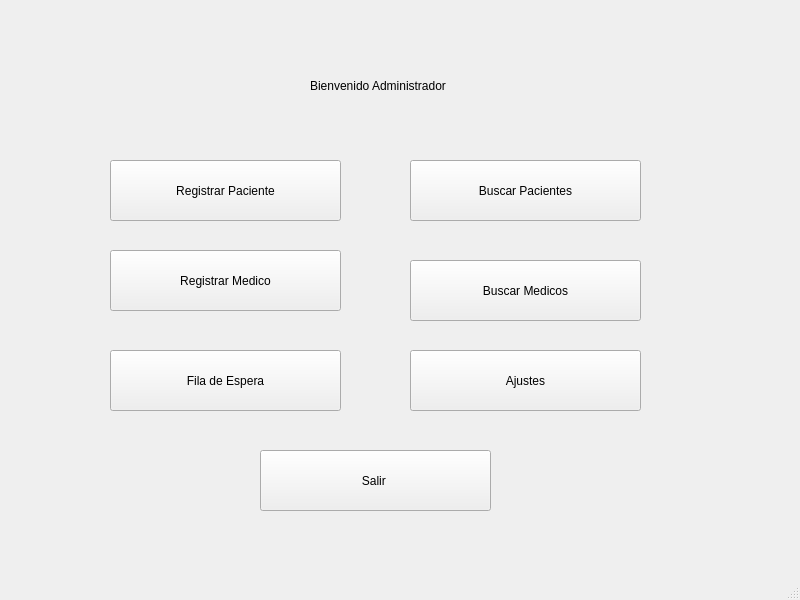
<?xml version="1.0" encoding="UTF-8"?>
<ui version="4.0">
 <class>MainMenu</class>
 <widget class="QMainWindow" name="MainMenu">
  <property name="geometry">
   <rect>
    <x>0</x>
    <y>0</y>
    <width>800</width>
    <height>600</height>
   </rect>
  </property>
  <property name="windowTitle">
   <string>MainMenu</string>
  </property>
  <widget class="QWidget" name="centralwidget">
   <widget class="QLabel" name="label">
    <property name="geometry">
     <rect>
      <x>-30</x>
      <y>-120</y>
      <width>1141</width>
      <height>821</height>
     </rect>
    </property>
    <property name="text">
     <string/>
    </property>
    <property name="pixmap">
     <pixmap>../../Pictures/Screenshots/Captura de pantalla 2025-06-02 135404.png</pixmap>
    </property>
    <property name="scaledContents">
     <bool>true</bool>
    </property>
   </widget>
   <widget class="QPushButton" name="pushButton">
    <property name="geometry">
     <rect>
      <x>110</x>
      <y>160</y>
      <width>231</width>
      <height>61</height>
     </rect>
    </property>
    <property name="text">
     <string>Registrar Paciente</string>
    </property>
   </widget>
   <widget class="QPushButton" name="pushButton_2">
    <property name="geometry">
     <rect>
      <x>110</x>
      <y>250</y>
      <width>231</width>
      <height>61</height>
     </rect>
    </property>
    <property name="text">
     <string>Registrar Medico</string>
    </property>
   </widget>
   <widget class="QPushButton" name="pushButton_3">
    <property name="geometry">
     <rect>
      <x>110</x>
      <y>350</y>
      <width>231</width>
      <height>61</height>
     </rect>
    </property>
    <property name="text">
     <string>Fila de Espera</string>
    </property>
   </widget>
   <widget class="QPushButton" name="pushButton_4">
    <property name="geometry">
     <rect>
      <x>260</x>
      <y>450</y>
      <width>231</width>
      <height>61</height>
     </rect>
    </property>
    <property name="text">
     <string>Salir </string>
    </property>
   </widget>
   <widget class="QPushButton" name="pushButton_5">
    <property name="geometry">
     <rect>
      <x>410</x>
      <y>350</y>
      <width>231</width>
      <height>61</height>
     </rect>
    </property>
    <property name="text">
     <string>Ajustes</string>
    </property>
   </widget>
   <widget class="QPushButton" name="pushButton_6">
    <property name="geometry">
     <rect>
      <x>410</x>
      <y>260</y>
      <width>231</width>
      <height>61</height>
     </rect>
    </property>
    <property name="text">
     <string>Buscar Medicos</string>
    </property>
   </widget>
   <widget class="QPushButton" name="pushButton_7">
    <property name="geometry">
     <rect>
      <x>410</x>
      <y>160</y>
      <width>231</width>
      <height>61</height>
     </rect>
    </property>
    <property name="text">
     <string>Buscar Pacientes</string>
    </property>
   </widget>
   <widget class="QLabel" name="label_2">
    <property name="geometry">
     <rect>
      <x>310</x>
      <y>40</y>
      <width>221</width>
      <height>91</height>
     </rect>
    </property>
    <property name="text">
     <string>Bienvenido Administrador </string>
    </property>
   </widget>
  </widget>
  <widget class="QMenuBar" name="menubar">
   <property name="geometry">
    <rect>
     <x>0</x>
     <y>0</y>
     <width>800</width>
     <height>25</height>
    </rect>
   </property>
  </widget>
  <widget class="QStatusBar" name="statusbar"/>
 </widget>
 <resources/>
 <connections/>
</ui>
